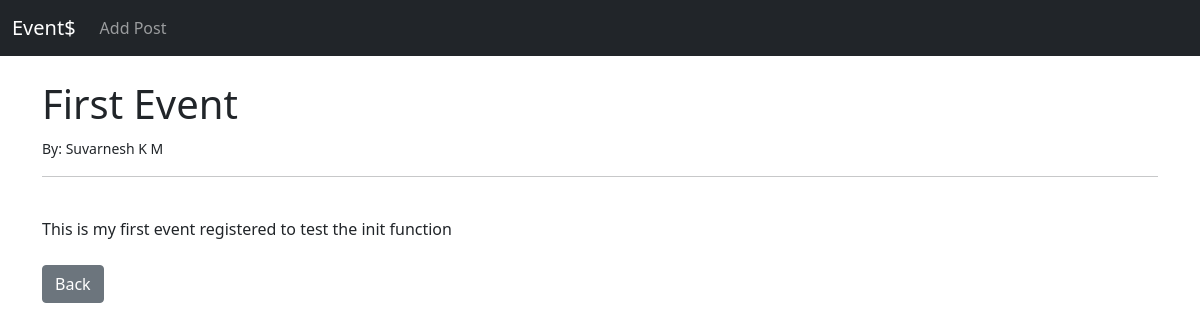
Screenshot of /event/1 with the database file from the repository.
### theevent/models.py (models this page shows, shortened)
class Post(models.Model):
	title = models.CharField(max_length=255)
	title_tag = models.CharField(max_length=255)
	author = models.ForeignKey(User, on_delete=models.CASCADE)
	body = models.TextField()

### theevent/views.py (the view)
# urls.py: path('event/<int:pk>', EventDetailView.as_view(), name="event-detail" ),
class EventDetailView(DetailView):
	model = Post
	template_name = 'event_detail.html'

### theevent/templates/event_detail.html (shortened to what this page needs)
{% extends 'base.html' %}
{% block content %}
<h1>{{ post.title }}</h1>
<small>By: {{ post.author.first_name }} {{ post.author.last_name }}</small><br/>
<hr>
<br />
{{ post.body }}
<br /><br />
<a href="{% url 'home' %}" class="btn btn-secondary">Back</a>
{% endblock %}

### rows the page displays
Post: title "First Event", author.first_name "Suvarnesh", author.last_name "K M", body "This is my first event registered to test the init function"
